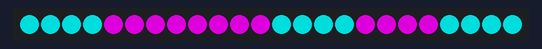
This sketch was run on a simulated Arduino Uno, built with avr-gcc and run on an emulated ATmega328P. On the bench: 24 RGB LEDs in strip order, left to right. Dim RGB values are drawn brighter than linear; what the sketch prints to the serial monitor is not drawn.

Above: at 0.05 s.
At 38.75 s:
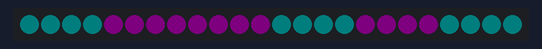

The sketch:

spellbook.ino
```cpp
#include <Arduino.h>
#include <FastLED.h>

#define LED_PIN     4
#define NUM_LEDS    24
#define LED_TYPE    WS2812B
#define COLOR_ORDER GRB
#define UPDATES_PER_SECOND 10

//LED config variables
CRGB leds[NUM_LEDS];
CRGB colors[16];
int b;
int SATURATION = 255;
//CHSV start = CHSV( HUE_AQUA, 255, BRIGHTNESS);
//CHSV end = CHSV( HUE_AQUA, 255, BRIGHTNESS);

void setup() {
  // put your setup code here, to run once:
  // Serial port for debugging purposes
  Serial.begin(115200);
  Serial.print(".");
  b = 150;

  //Adding Leds
  FastLED.addLeds<LED_TYPE, LED_PIN, COLOR_ORDER>(leds, NUM_LEDS).setCorrection( TypicalLEDStrip );
  FastLED.setBrightness( b );

  //Setup LED Colors
  //Ice Barrage
  leds[0] = CRGB::Cyan;
  leds[1] = CRGB::Cyan;
  leds[2] = CRGB::Cyan;
  leds[3] = CRGB::Cyan;
  //Varrock TP
  leds[4] = CRGB::Fuchsia;
  leds[5] = CRGB::Fuchsia;
  leds[6] = CRGB::Fuchsia;
  leds[7] = CRGB::Fuchsia;
  //Ice Blitz
  leds[8] = CRGB::Fuchsia;
  leds[9] = CRGB::Fuchsia;
  leds[10] = CRGB::Fuchsia;
  leds[11] = CRGB::Fuchsia;
  // Lassar TP
  leds[12] = CRGB::Cyan;
  leds[13] = CRGB::Cyan;
  leds[14] = CRGB::Cyan;
  leds[15] = CRGB::Cyan;
  //Spine
  leds[16] = CRGB::Fuchsia;
  leds[17] = CRGB::Fuchsia;
  leds[18] = CRGB::Fuchsia;
  leds[19] = CRGB::Fuchsia;
  leds[20] = CRGB::Cyan;
  leds[21] = CRGB::Cyan;
  leds[22] = CRGB::Cyan;
  leds[23] = CRGB::Cyan;
}

void loop() {
    Serial.print(b);
    // put your main code here, to run repeatedly:
    FastLED.show(b);
    while (b > 2)
    {
      FastLED.delay(1000 / UPDATES_PER_SECOND);
      Serial.print("Sub Brightness");
      b -= 1;
      Serial.print(b);
      FastLED.setBrightness( b );
      FastLED.show(b);
    }
    while (b < 120)
    {
      FastLED.delay(1000 / UPDATES_PER_SECOND);
      b +=  1;
      FastLED.setBrightness( b );
      FastLED.show(b);
    }
}
```
